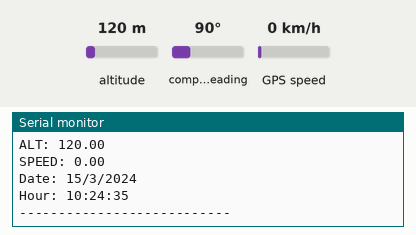
The sketch below on a simulated Arduino Uno, built with avr-gcc and run on an emulated ATmega328P. On the bench: the last lines printed to the serial monitor. Inputs (shaded band) come from the test bench; at power-on: altitude 120 m, GPS speed 0 km/h, compass heading 90°. The GPS gets a fix after 3 s at 37.7749, -122.4194 with 8 satellites.

Above: at 6.3 s.
6.4 s: altitude set to 20 m
At 7.38 s:
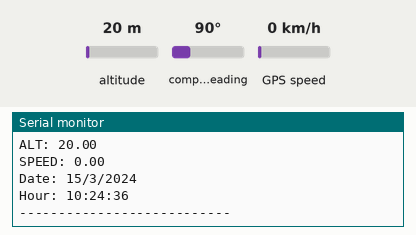
8.0 s: GPS speed set to 2 km/h
At 8.55 s:
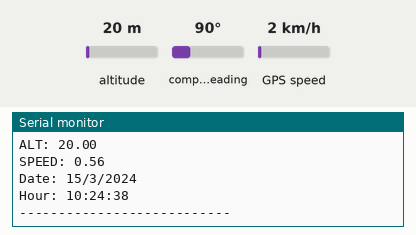
9.6 s: altitude set to 250 m
At 9.72 s:
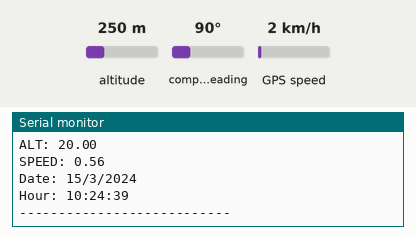
Timing chart, 0 to 12.6 s (numbered marks = the images above; inputs shaded):
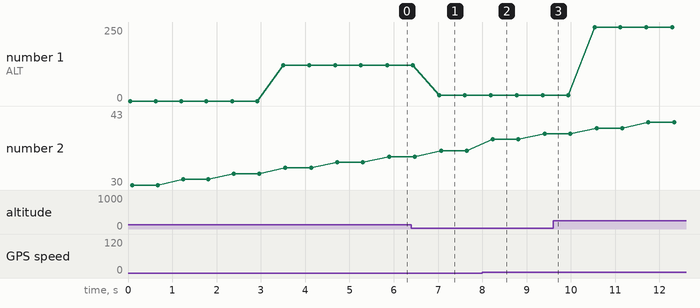

The sketch:

Ublox_GPS_only.ino
```cpp
#include <TinyGPS++.h>
#include <SoftwareSerial.h>
#define rxGPS 2
#define txGPS 3

long lat, lon;
SoftwareSerial gpsSerial(rxGPS, txGPS);
TinyGPSPlus gps;

void setup()
{
  Serial.begin(9600); // connect serial
  gpsSerial.begin(9600); // connect gps sensor
}

void loop()
{
  while (gpsSerial.available())     // check for gps data
  {
    if (gps.encode(gpsSerial.read()))   // encode gps data
    {
      Serial.print("SATS: ");
      Serial.println(gps.satellites.value());
      Serial.print("LAT: ");
      Serial.println(gps.location.lat(), 6);
      Serial.print("LONG: ");
      Serial.println(gps.location.lng(), 6);
      Serial.print("ALT: ");
      Serial.println(gps.altitude.meters());
      Serial.print("SPEED: ");
      Serial.println(gps.speed.mps());

      Serial.print("Date: ");
      Serial.print(gps.date.day()); Serial.print("/");
      Serial.print(gps.date.month()); Serial.print("/");
      Serial.println(gps.date.year());

      Serial.print("Hour: ");
      Serial.print(gps.time.hour()); Serial.print(":");
      Serial.print(gps.time.minute()); Serial.print(":");
      Serial.println(gps.time.second());
      Serial.println("---------------------------");
      delay(500);
    }
  }
}
```

Measured:
- after the input at 6.4 s, the serial monitor: prints a new line after 0.63 s (image 1)
- after the input at 8.0 s, the serial monitor: prints a new line after 0.21 s (image 2)
- plotted number 1: 120 → 20 after the input at 6.4 s, 20 → 250 after the input at 9.6 s
